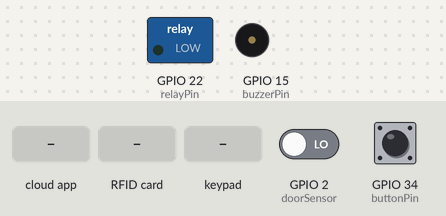
A sketch run on a simulated ESP32. Parts: switched loads named in the sketch (green lamp = pin HIGH), buzzer (waves = sounding, pin HIGH). The test bench sets the inputs (shaded band); at power-on: GPIO 2 (doorSensor) LOW, GPIO 34 (buttonPin) LOW. WiFi joins after 1.5 s; servers stay silent unless stated; the Firebase database answers and starts empty; what the sketch prints to the serial monitor is not drawn.

Above: at 3.0 s.
3.1 s: GPIO 2 (doorSensor) driven HIGH
4.7 s: the phone or cloud app sets Write to 1
At 5.9 s:
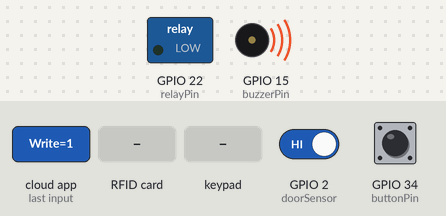
7.7 s: the phone or cloud app sets Write to 0
At 10.5 s:
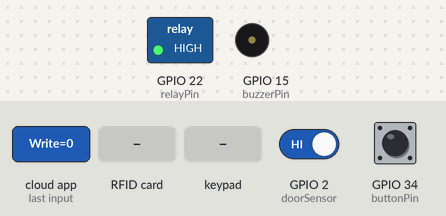
10.7 s: RFID card 5E 7A 19 C4 held to the reader
13.7 s: key 'A' pressed
At 13.7 s:
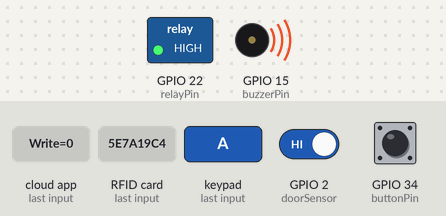
16.3 s: GPIO 34 (buttonPin) pulled HIGH for 3.2 s
At 20.3 s:
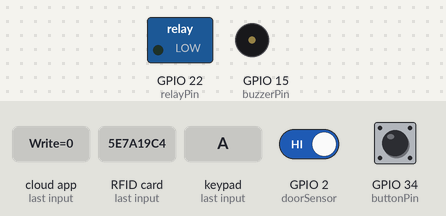
Timing chart, 0 to 23.4 s (numbered marks = the images above; inputs shaded):
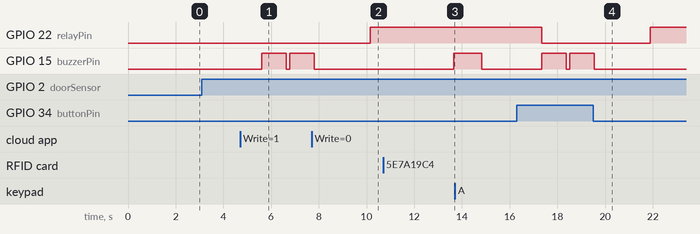

The sketch:

code.ino
```cpp
#include <Arduino.h>
#include <WiFi.h>
#include <Firebase_ESP_Client.h>
#include "addons/TokenHelper.h"
#include "addons/RTDBHelper.h"
#include "secrets.h"

// Define Firebase Data object
FirebaseData fbdo;
FirebaseAuth auth;
FirebaseConfig config;
unsigned long sendDataPrevMillis = 0;

// RFID library
#include <SPI.h>
#include <MFRC522.h>
#define SDA_PIN 5
#define RST_PIN 21
MFRC522 mfrc522(SDA_PIN, RST_PIN);
String cards[10]; // Array to store up to 10 card IDs

// Keypad library
#include <Keypad.h>
const byte ROWS = 4;
const byte COLS = 4;
char hexaKeys[ROWS][COLS] = {
  {'1', '2', '3', 'A'},
  {'4', '5', '6', 'B'},
  {'7', '8', '9', 'C'},
  {'*', '0', '#', 'D'}
};
byte rowPins[ROWS] = {32, 33, 25, 26};
byte colPins[COLS] = {27, 14, 12, 13};
Keypad keypad = Keypad(makeKeymap(hexaKeys), rowPins, colPins, ROWS, COLS);
String correctPIN = "";
String inputPIN = "";

bool writeCom = false;
// Pin initialization
int buttonPin = 34;
int buttonState = 0;
int relayPin = 22;
int buzzerPin = 15;
int doorSensor = 2;

// Variables for millis-based timing
unsigned long currentMillis = 0;

// Door unlock status
bool doorUnlockActive = false;
unsigned long doorUnlockStartMillis = 0;

// Buzzer single beep status
bool buzzerSingleActive = false;
unsigned long buzzerSingleStartMillis = 0;

// Buzzer tone status
bool buzzerToneActive = false;
unsigned long buzzerToneStartMillis = 0;
int buzzerToneStep = 0;

void setup() {
  Serial.begin(115200);
  pinMode(buttonPin, INPUT);
  pinMode(relayPin, OUTPUT);
  pinMode(buzzerPin, OUTPUT);
  SPI.begin();
  mfrc522.PCD_Init();

  WiFi.begin(WIFI_SSID, WIFI_PASSWORD);
  Serial.print("Connecting to Wi-Fi");
  while (WiFi.status() != WL_CONNECTED) {
    Serial.print(".");
    delay(300);
  }
  Serial.println();
  Serial.print("Connected with IP: ");
  Serial.println(WiFi.localIP());

  config.api_key = API_KEY;
  auth.user.email = USER_EMAIL;
  auth.user.password = USER_PASSWORD;
  config.database_url = DATABASE_URL;
  config.token_status_callback = tokenStatusCallback;

  Firebase.begin(&config, &auth);
  Firebase.reconnectWiFi(true);

  fetchCorrectPIN();
  fetchCard();
}

void loop() {
  currentMillis = millis();
  updateDoorUnlock();
  updateBuzzerSingle();
  updateBuzzerTone();

  fetchCommand();

  if(writeCom == true){
    activateDoorUnlock();
  }


  buttonState = digitalRead(buttonPin);
  if (buttonState == HIGH) {
    activateDoorUnlock();
  }

  while (digitalRead(doorSensor) == LOW) {
    Serial.println("Door is open!");
    writeCondition(true);
    while (digitalRead(doorSensor) == LOW) {
    }
    if (digitalRead(doorSensor) == HIGH) {
        Serial.println("Door is close!");
        writeCondition(false); // Tulis kondisi pintu tertutup
    }
}


  char key = keypad.getKey();
  if (key) {
    Serial.println(key);
    if (key == '#') {
      if (inputPIN == correctPIN) {
        activateDoorUnlock();
        Serial.println("Correct PIN! Door unlocked.");
      } else {
        Serial.println("Incorrect PIN. Try again.");
        activateBuzzerTone();
      }
      inputPIN = "";
    } else if (key == '*') {
      Serial.println("Input cleared.");
      inputPIN = "";
    } else {
      inputPIN += key;
    }
  }

  if (mfrc522.PICC_IsNewCardPresent() && mfrc522.PICC_ReadCardSerial()) {
    String IDTAG = "";
    for (byte i = 0; i < mfrc522.uid.size; i++) {
      IDTAG += mfrc522.uid.uidByte[i];
    }
    Serial.println(IDTAG);
    bool cardFound = false;
    for (String card : cards) {
      if (card == IDTAG) {
        activateDoorUnlock();
        Serial.println("Door unlocked!");
        cardFound = true;
        break;
      }
    }
    if (!cardFound) {
      activateBuzzerTone();
      Serial.println("Intruder alert: You are an intruder!");
    }
  }
  delay(1000);
}

// **FETCH FIREBASE TO OPEN DOOR**
void fetchCommand() {
  if (Firebase.RTDB.getBool(&fbdo, "Device/Write")) {
    writeCom = fbdo.boolData(); // Menyimpan nilai Device/Write ke variabel
  } else {
    Serial.println("Failed to fetch Write command: " + fbdo.errorReason());
  }
}

// **FETCH FIREBASE PIN**
void fetchCorrectPIN() {
  if (Firebase.RTDB.getString(&fbdo, "access/Pin")) {
    correctPIN = fbdo.stringData();
    Serial.println("Correct PIN updated: " + correctPIN);
  } else {
    Serial.println("Failed to fetch PIN: " + fbdo.errorReason());
  }
}


// **FETCH FIREBASE CARDS**
void fetchCard() {
  if (Firebase.RTDB.getArray(&fbdo, "access/Card")) {
    FirebaseJsonArray& jsonArray = fbdo.jsonArray();
    FirebaseJsonData jsonData; // Objek untuk menyimpan hasil data

    for (size_t i = 0; i < jsonArray.size(); i++) {
      if (jsonArray.get(jsonData, i)) { // Mengambil elemen pada indeks i
        cards[i] = jsonData.stringValue; // Simpan nilai string ke array cards
        Serial.println("Card " + String(i) + ": " + cards[i]); // Debug output
      }
    }
    Serial.println("Cards updated.");
  } else {
    Serial.println("Failed to fetch cards: " + fbdo.errorReason());
  }
}

// **WRITE STATUS DOOR**
void writeCondition(bool value) {
  if (Firebase.RTDB.setBool(&fbdo, "Device/Con", value)) {
    Serial.print("door" + value);
  }
}

// **SCENARIO FUNCTIONS**
void activateDoorUnlock() {
  doorUnlockActive = true;
  doorUnlockStartMillis = currentMillis;
  digitalWrite(buzzerPin, HIGH);
  digitalWrite(relayPin, LOW);
  Serial.println("Door Unlocked: Access Granted!");
}

void updateDoorUnlock() {
  if (doorUnlockActive) {
    unsigned long elapsed = currentMillis - doorUnlockStartMillis;
    if (elapsed >= 1000 && elapsed < 2000) {
      digitalWrite(buzzerPin, LOW);
    } else if (elapsed >= 3000) {
      digitalWrite(relayPin, HIGH);
      doorUnlockActive = false;
    }
  }
}

void activateBuzzerSingle() {
  buzzerSingleActive = true;
  buzzerSingleStartMillis = currentMillis;
  digitalWrite(buzzerPin, HIGH);
}

void updateBuzzerSingle() {
  if (buzzerSingleActive && currentMillis - buzzerSingleStartMillis >= 1000) {
    digitalWrite(buzzerPin, LOW);
    buzzerSingleActive = false;
  }
}

void activateBuzzerTone() {
  buzzerToneActive = true;
  buzzerToneStartMillis = currentMillis;
  buzzerToneStep = 0;
  Serial.println("Intruder Alert: Invalid PIN or Card Detected!");
}

void updateBuzzerTone() {
  if (buzzerToneActive) {
    unsigned long elapsed = currentMillis - buzzerToneStartMillis;
    if (buzzerToneStep == 0 && elapsed >= 500) {
      digitalWrite(buzzerPin, LOW);
      buzzerToneStep++;
      buzzerToneStartMillis = currentMillis;
    } else if (buzzerToneStep == 1 && elapsed >= 500) {
      digitalWrite(buzzerPin, HIGH);
      buzzerToneStep++;
      buzzerToneStartMillis = currentMillis;
    } else if (buzzerToneStep == 2 && elapsed >= 500) {
      digitalWrite(buzzerPin, LOW);
      buzzerToneStep++;
      buzzerToneStartMillis = currentMillis;
    } else if (buzzerToneStep == 3 && elapsed >= 500) {
      digitalWrite(buzzerPin, LOW);
      buzzerToneActive = false;
    }
  }
}
```

secrets.h
```cpp
#ifndef SECRETS_H
#define SECRETS_H

// Wi-Fi credentials
#define WIFI_SSID ""
#define WIFI_PASSWORD ""

// Firebase credentials
#define API_KEY ""
#define DATABASE_URL ""

//Firebase Auth
#define USER_EMAIL ""
#define USER_PASSWORD ""

#endif
```

Measured:
- after the input at 3.1 s, every drawn part: stays the same
- after the input at 4.7 s, GPIO 15 (buzzerPin): LOW → HIGH after 0.90 s, → LOW 1.0 s later, → HIGH 0.15 s later
- after the input at 7.7 s, GPIO 22 (relayPin): LOW → HIGH after 2.5 s; GPIO 15 (buzzerPin): goes on until 7.8 s, then stays LOW
- after the input at 10.7 s, GPIO 15 (buzzerPin): LOW → HIGH after 3.0 s
- after the input at 16.3 s, GPIO 22 (relayPin): HIGH → LOW after 1.0 s, → HIGH 4.6 s later; GPIO 15 (buzzerPin): alternates HIGH for 1.0 s and LOW for 0.15 s, 4 changes in all, then stays LOW, starting after 1.0 s
